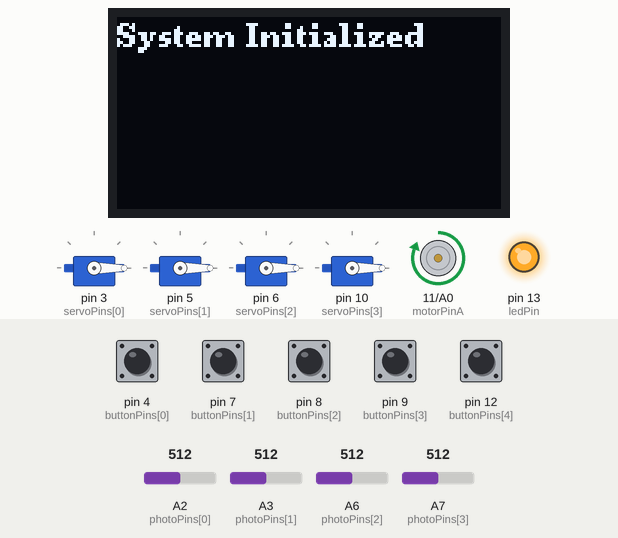
Recording of a sketch running on a simulated Arduino Nano, built with avr-gcc and run on an emulated ATmega328P. On the bench: 128×64 one-colour display, 4 × servo, motor-driver pin pairs drawn as motors (green arrow = first pin HIGH = forward, orange = second pin HIGH = backward, longer = more drive), output pins drawn as LEDs (lit = HIGH). The inputs (shaded band) are chosen by the test bench; at power-on: pin 4 (buttonPins[0]), pin 7 (buttonPins[1]), pin 8 (buttonPins[2]), pin 9 (buttonPins[3]), pin 12 (buttonPins[4]) HIGH, A2 (photoPins[0]) = 512, A3 (photoPins[1]) = 512, A6 (photoPins[2]) = 512, A7 (photoPins[3]) = 512. What the sketch prints to the serial monitor is not drawn.

Above: at 1.5 s.
At 2.7 s:
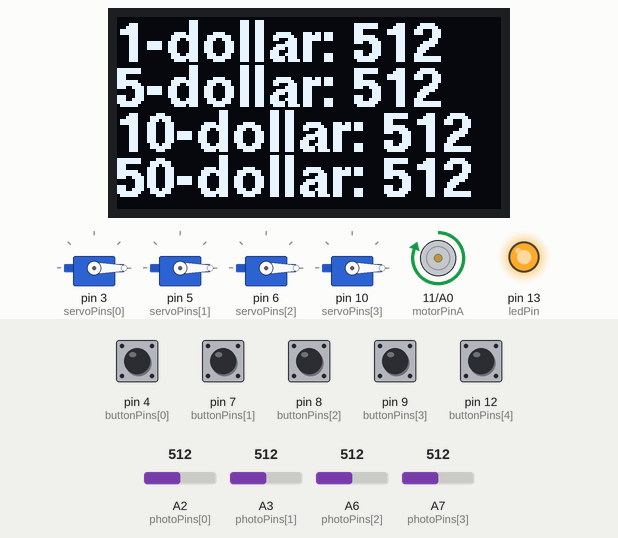
2.8 s: A2 (photoPins[0]) set to 716
At 4.9 s:
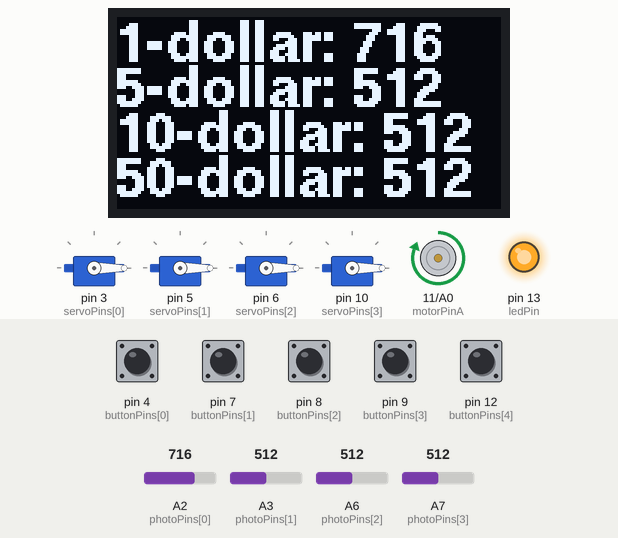
Timing chart, 0 to 6.4 s (numbered marks = the images above; inputs shaded):
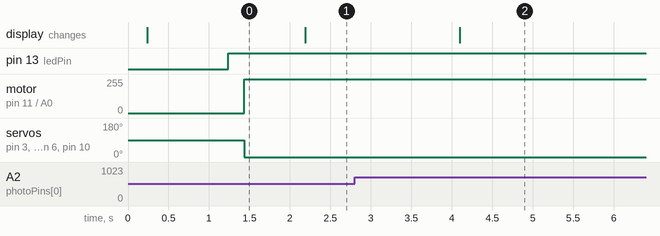

Measured:
- after the input at 2.8 s, the display: changes after 1.3 s (image 2)
- what the display in image 0 shows lasts 2.0 s, from 0.2 s to 2.2 s

The sketch:

main.ino
```cpp
#include "OLED_control.h"
#include "Servo_control.h"
#include "Button_read.h"
#include "Photo_read.h"
#include "Motor_control.h"

void setup() {
  Serial.begin(9600);
  setupOLED();
  delay(1000);
  setupMotor();
  setupPhoto();
  setupServo();
  setupButton();

  pinMode(ledPin, OUTPUT);
}

void loop() {
  digitalWrite(ledPin, HIGH);

  ReadButton();
  ReadPhoto();
  updateMotor();
  updateServo();
  updateOLED();
//  delay(25);
}
```

Button_read.h
```cpp
#include "Global_define.h"

// 設定按鈕為輸入並啟用內建上拉電阻
void setupButton(){
  for (int i = 0; i < buttonCount; i++) {
    pinMode(buttonPins[i], INPUT_PULLUP);
    lastButtonStates[i] = false;
    button_currentValue[i] = false;
  }
}

// 讀取按鈕數值
void ReadButton(){
  for (int i = 0; i < buttonCount; i++) {
    bool currentState = !digitalRead(buttonPins[i]); // 按下為 LOW，取反
    if (currentState && !lastButtonStates[i]) {
      //CoinData[i]++;
      button_currentValue[i] = 1;
    }
    else{
      button_currentValue[i] = 0;
    }
    lastButtonStates[i] = currentState;
  }
}
```

Global_define.h
```cpp
#ifndef VALUE
#define VALUE

// 定義伺服馬達
#define vibrationPin A1
int servoPins[] = {3, 5, 6, 10};
bool servoSpeed;
int servoAngle[4];

// 定義馬達
#define motorPinB A0 //for digital output
#define motorPinA 11 //for analog output
int motorSpeed;
bool motorDirect , motorAddSpeed;

// 按鈕腳位
const int buttonPins[] = {4, 7, 8, 9, 12};
const int buttonCount = 5;

// 按鈕狀態變數
bool lastButtonStates[buttonCount];
bool button_currentValue[buttonCount];

// 光敏腳位 & 數據
const int photoPins[] = {A2, A3, A6, A7};
float threshold[4]; //自動門檻
const float hardThreshold = 0.4; //需要高平均 (1+hardThreshold) 倍才會觸發
int CoinData[4];
bool CoinActive[4]; //硬幣是否落下

// 微動開關（尚未使用）
#define switchPin 2
#define ledPin 13

#endif
```

Motor_control.h
```cpp
#include "Global_define.h"

// 初始化馬達狀態
void setupMotor(){
  pinMode(motorPinA , OUTPUT);
  pinMode(motorPinB , OUTPUT);
  motorSpeed = 255;
  motorDirect = 0 , motorAddSpeed = 1;
}


// 更新馬達狀態
void updateMotor(){
//  motorSpeed += motorAddSpeed - !motorAddSpeed;
//  if(motorSpeed==255){
//    motorAddSpeed = 0;
//  }
//  if(motorSpeed==0){
//    motorAddSpeed = 1;
//    motorDirect = !motorDirect;
//  }
  motorDirect = 0;
  digitalWrite(motorPinB, motorDirect);
  analogWrite(motorPinA, motorSpeed);
}
```

OLED_control.h
```cpp
#include "Global_define.h"
#include <Wire.h>
#include <U8g2lib.h>

// OLED 使用硬體 I2C（節省記憶體的 page buffer 模式）
U8G2_SSD1306_128X64_NONAME_1_HW_I2C u8g2(U8G2_R0, /* reset=*/U8X8_PIN_NONE);

// 外部定義

// OLED初始設定
void setupOLED()
{
  Wire.begin();
  u8g2.begin();
  u8g2.setFont(u8g2_font_ncenB08_tr);
  u8g2.firstPage();
  do
  {
    u8g2.drawStr(0, 10, "System Initialized");
  } while (u8g2.nextPage());
}

// 顯示 OLED 畫面
void updateOLED()
{
  const char *labels[] = {"1-dollar", "5-dollar", "10-dollar", "50-dollar"};
  char buffer[20];

  u8g2.firstPage();
  do
  {
    u8g2.setFont(u8g2_font_helvB14_tr);

    for (int i = 0; i < 4; i++)
    {
      snprintf(buffer, sizeof(buffer), "%s: %d", labels[i], CoinData[i]);
      u8g2.drawStr(0, 15 + i * 15, buffer);
    }
  } while (u8g2.nextPage());
}
```

Photo_read.h
```cpp
#include "Global_define.h"
// 初始化光敏電阻參數
void setupPhoto(){
  for(int i=0;i<4;i++){
    threshold[i] = 0;
    CoinData[i] = 0;
    CoinActive[i] = 0;
  }

}

// 讀取光敏電阻，並設定平均值
void ReadPhoto(){
  Serial.println("Current :");
  for(int t=0;t<4;t++){
    CoinData[t] = analogRead(photoPins[t]);
    threshold[t] = 63*(threshold[t]/64.0) + ( CoinData[t] )/64.0;

    if(CoinData[t] > threshold[t]*hardThreshold)
      CoinActive[t] = 1;
    else
      CoinActive[t] = 0;
    Serial.print("  Coin[");
    Serial.print(t);
    Serial.print("] : threshold = ");
    Serial.print(threshold[t]);
    Serial.print(" CoinData = ");
    Serial.print(CoinData[t]);
    Serial.print(" CoinActive = ");
    Serial.println(CoinActive[t]);
  }
}
```

Servo_control.h
```cpp
#include "Global_define.h"
#include <Servo.h>

// 宣告伺服馬達
Servo myServo[4];

// 伺服馬達初始設定
void setupServo(){
  servoSpeed = 1;
  for(int i=0;i<4;i++){
    myServo[i].attach(servoPins[i]);
    servoAngle[i] = 0;
  }
}

// 計算伺服馬達角度（可變更）
void calculateServo(){
  for(int i=0;i<4;i++)
    servoAngle[i] += servoSpeed - !servoSpeed;
  if(servoAngle == 90 || servoAngle == 0)
    servoSpeed = !servoSpeed;
}

// 更新伺服馬達
void updateServo(){
  for(int i=0;i<4;i++){
    myServo[i].write(servoAngle[i]);
  }
}
```
